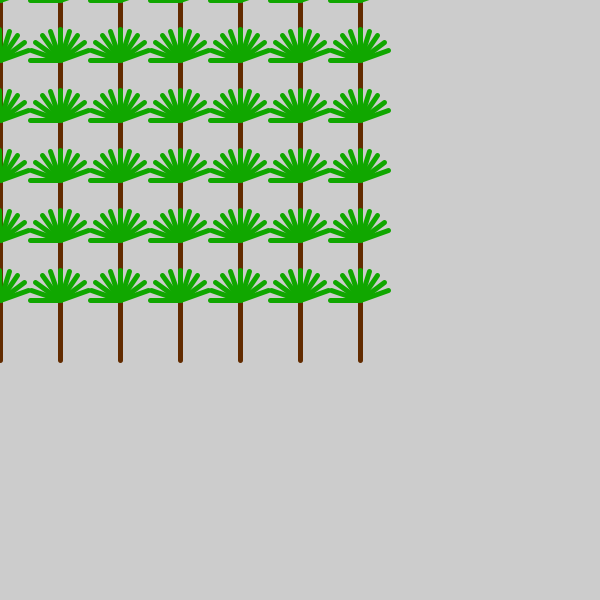
Frame 1 (no input)
Frame 60 (the mouse pressed at the canvas centre just before this capture): identical to frame 1, image omitted
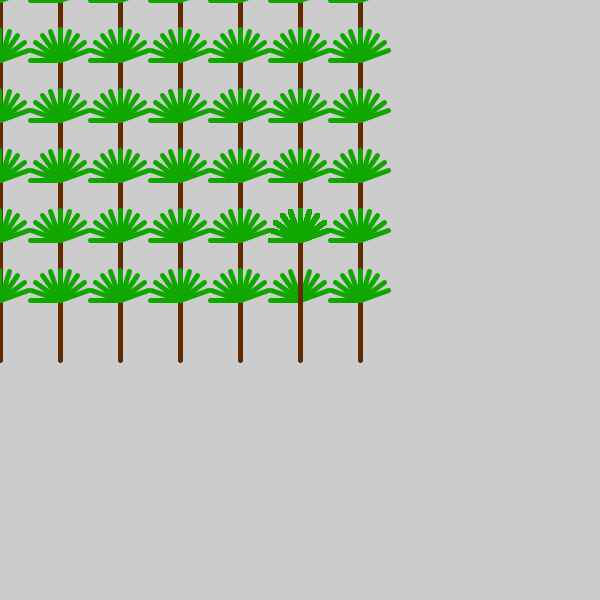
Frame 120 (the mouse held since frame 60 and released just before this capture)

The Processing sketch that drew these frames (run headless with seeded random() and noise(); from frame 60 on, the mouse is pressed at the canvas centre):

// Processing sketch: v2_forest
// ── v2_forest.pde
void setup() {
  size(600,600);
  int amount = 7;
  for (int x = 0; x < amount; x++) {
    for (int y = 0; y < amount; y++) {
      int xPos = x * 60;
      int yPos = y * 60;
      tree(new PVector(xPos,yPos));
    }
  }
}

void tree(PVector pos) {
  strokeWeight(5);
  PVector trunk = new PVector(0,-60);
  PVector branch = new PVector(0,-30);
  PVector trunkTip = pos.copy().add(trunk);
  
  int numberOfBranches = 10;
  stroke(98,43,0);
  line(pos.x,pos.y,trunkTip.x,trunkTip.y);
  
  branch.rotate(-PI / 2);
  stroke(16,167,0);
  for (int i = 0; i < numberOfBranches; i++) {
    PVector branchEnd = trunkTip.copy().add(branch);
    line(trunkTip.x,trunkTip.y,branchEnd.x,branchEnd.y);
    branch.rotate(PI / numberOfBranches);
  }  
}

void draw() {
  if (mousePressed) {
      tree(new PVector(mouseX,mouseY));
  }
}
